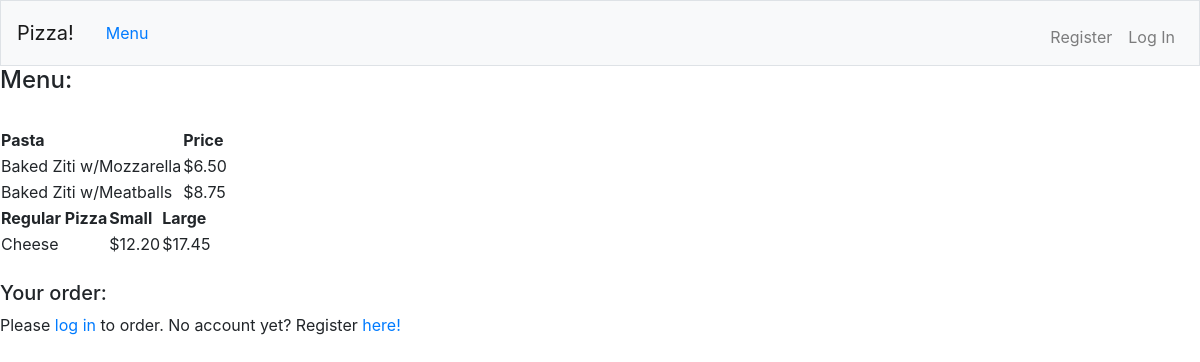
Before: /menu with the older database file.
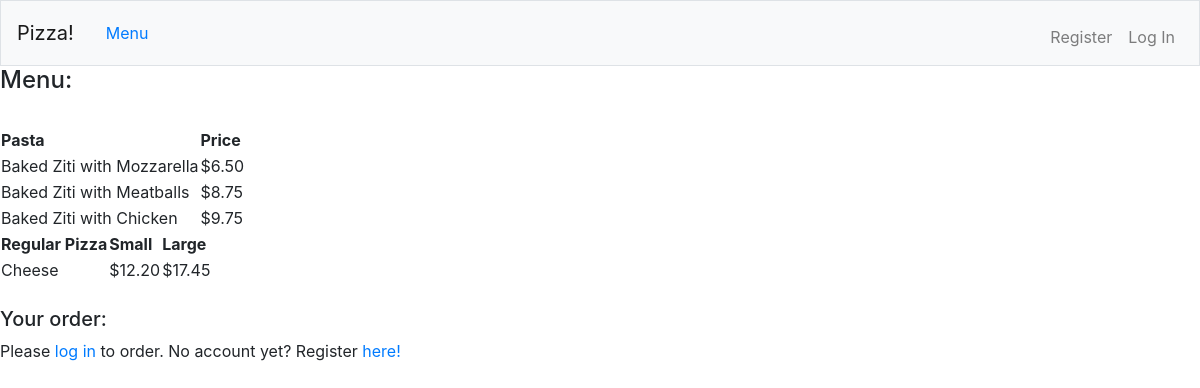
After: the same page with the newer database file.
### orders/models.py (models this page shows, shortened)
class OnePriceFood(Food):
    price = models.DecimalField(max_digits=4, decimal_places=2, null=True, default='0.00')

class Pasta(OnePriceFood):
    category = models.CharField(max_length=64, default='Pasta')

class Food(models.Model):
    name = models.CharField(max_length=64, default='Name')

class OnePriceFood(Food):
    price = models.DecimalField(max_digits=4, decimal_places=2, null=True, default='0.00')

class TwoPriceFood(Food):
    smallPrice = models.DecimalField(max_digits=4, decimal_places=2, null=True, default='0.00')
    largePrice = models.DecimalField(max_digits=4, decimal_places=2, null=True, default='0.00')

class RegularPizza(TwoPriceFood):
    category = models.CharField(max_length=64, default='Regular pizza')

class TwoPriceFood(Food):
    smallPrice = models.DecimalField(max_digits=4, decimal_places=2, null=True, default='0.00')
    largePrice = models.DecimalField(max_digits=4, decimal_places=2, null=True, default='0.00')

### orders/views.py (the view)
# urls.py: path("menu", views.menu, name="menu"),
def menu(request):
    context = {
        "pastas": Pasta.objects.all(),
        "regularPizzas": RegularPizza.objects.all()
    }
    if request.user.is_authenticated:
        order = getCurrentOrderForUser(request.user)
        context["user"] = request.user
        context["order"] = OrderItem.objects.filter(order=order)
        context["total"] = getTotalOrderPrice(order)
    return render(request, "menu.html", context)

### orders/templates/menu.html (shortened to what this page needs)
{% extends "base.html" %}
{% block body %}
<h4>Menu:</h4>
<br>
<table>
    <thead class='thead-light'>
        <tr >
            <th>Pasta</th>
            <th>Price</th>
        </tr>
    </thead>
    <tbody>
        {% for pasta in pastas %}
        <tr>
            <td>{{pasta.name}}</td>
            <td>${{pasta.price}}{% if user.is_authenticated %}<a href="{% url 'add' pasta.category pasta.name pasta.price %}">+</a>{% endif %}</td>
        </tr>
        {% endfor %}
    </tbody>
</table>
<table>
    <thead class='thead-light'>
        <tr>
            <th>Regular Pizza</th>
            <th>Small</th>
            <th>Large</th>
        </tr>
    </thead>
    <tbody>
        {% for pizza in regularPizzas %}
        <tr>
            <td>{{pizza.name}}</td>
            <td>${{pizza.smallPrice}}{% if user.is_authenticated %}<a href="{% url 'add' pizza.category pizza.name pizza.smallPrice %}">+</a>{% endif %}</td>
            <td>${{pizza.largePrice}}{% if user.is_authenticated %}<a href="{% url 'add' pizza.category pizza.name pizza.largePrice %}">+</a>{% endif %}</td>
        </tr>
        {% endfor %}
    </tbody>
</table>
<br>
<div>
    <h5>Your order:</h5>
    {% if user.is_authenticated %}
        {% for food in order %}
            {{food.category}}, {{food.name}}, ${{food.price}}<br>
        {% endfor %}
        Total: ${{total}}
    {% else %}
        Please <a href="/login">log in</a> to order. No account yet? Register <a href="/register">here!</a>
    {%endif%}
</div>
{% endblock %}

### orders/templates/base.html (shortened to what this page needs)
<!DOCTYPE html>
<html lang="en">
    <head>
        <link href="https://maxcdn.bootstrapcdn.com/bootstrap/4.0.0-beta.2/css/bootstrap.min.css" rel="stylesheet"/>
    </head>
    <body>
        <nav class="navbar navbar-expand-md navbar-light bg-light border">
            <span class="navbar-brand">Pizza!</span>
            <div class="collapse navbar-collapse" id="navbar">
                <a class="nav-link" href="/menu">Menu</a>
                {% if user.is_authenticated %}
                <ul class="navbar-nav ml-auto mt-2">
                    <li class="nav-item">
                        <a class="nav-link" href="/logout">Log Out</a>
                    </li>
                </ul>
                {% else %}
                <ul class="navbar-nav ml-auto mt-2">
                    <li class="nav-item">
                        <a class="nav-link" href="/register">Register</a>
                    </li>
                    <li class="nav-item">
                        <a class="nav-link" href="/login">Log In</a>
                    </li>
                </ul>
                {% endif %}
            </div>
        </nav>
        {% block body %}
        {% endblock %}
    </body>
</html>

Changed rows visible on the page:
changed through a linked row, Pasta: name "Baked Ziti w/Mozzarella" → "Baked Ziti with Mozzarella"
changed through a linked row, Pasta: name "Baked Ziti w/Meatballs" → "Baked Ziti with Meatballs"
added Pasta: name "Baked Ziti with Chicken", price "9.75"
